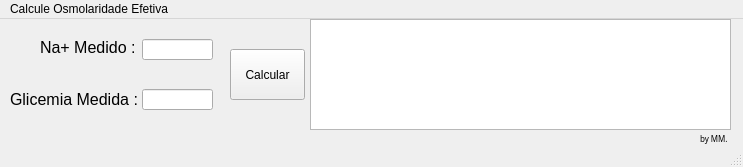
<?xml version="1.0" encoding="UTF-8"?>
<ui version="4.0">
 <class>MainWindow</class>
 <widget class="QMainWindow" name="MainWindow">
  <property name="geometry">
   <rect>
    <x>0</x>
    <y>0</y>
    <width>743</width>
    <height>167</height>
   </rect>
  </property>
  <property name="windowTitle">
   <string>MainWindow</string>
  </property>
  <widget class="QWidget" name="centralwidget">
   <widget class="QPushButton" name="calcule_btn">
    <property name="geometry">
     <rect>
      <x>230</x>
      <y>30</y>
      <width>75</width>
      <height>51</height>
     </rect>
    </property>
    <property name="text">
     <string>Calcular</string>
    </property>
   </widget>
   <widget class="QLabel" name="na_medido_lbl">
    <property name="geometry">
     <rect>
      <x>40</x>
      <y>20</y>
      <width>101</width>
      <height>16</height>
     </rect>
    </property>
    <property name="font">
     <font>
      <pointsize>12</pointsize>
     </font>
    </property>
    <property name="contextMenuPolicy">
     <enum>Qt::DefaultContextMenu</enum>
    </property>
    <property name="text">
     <string>Na+ Medido :</string>
    </property>
   </widget>
   <widget class="QLabel" name="glicemia_medida_lbl">
    <property name="geometry">
     <rect>
      <x>10</x>
      <y>70</y>
      <width>131</width>
      <height>20</height>
     </rect>
    </property>
    <property name="font">
     <font>
      <pointsize>12</pointsize>
     </font>
    </property>
    <property name="text">
     <string>Glicemia Medida :</string>
    </property>
   </widget>
   <widget class="QLineEdit" name="na_medido_linedit">
    <property name="geometry">
     <rect>
      <x>142</x>
      <y>20</y>
      <width>71</width>
      <height>21</height>
     </rect>
    </property>
   </widget>
   <widget class="QLineEdit" name="glicemia_medida_linedit">
    <property name="geometry">
     <rect>
      <x>142</x>
      <y>70</y>
      <width>71</width>
      <height>21</height>
     </rect>
    </property>
   </widget>
   <widget class="QPlainTextEdit" name="result_osmolaridade_text">
    <property name="geometry">
     <rect>
      <x>310</x>
      <y>0</y>
      <width>421</width>
      <height>111</height>
     </rect>
    </property>
   </widget>
   <widget class="QLabel" name="label">
    <property name="geometry">
     <rect>
      <x>700</x>
      <y>110</y>
      <width>31</width>
      <height>20</height>
     </rect>
    </property>
    <property name="font">
     <font>
      <family>Bahnschrift Light</family>
      <pointsize>6</pointsize>
     </font>
    </property>
    <property name="text">
     <string>by MM.</string>
    </property>
   </widget>
  </widget>
  <widget class="QMenuBar" name="menubar">
   <property name="geometry">
    <rect>
     <x>0</x>
     <y>0</y>
     <width>743</width>
     <height>22</height>
    </rect>
   </property>
   <widget class="QMenu" name="menuCalcule_Osmolaridade">
    <property name="title">
     <string>Calcule Osmolaridade Efetiva</string>
    </property>
   </widget>
   <addaction name="menuCalcule_Osmolaridade"/>
  </widget>
  <widget class="QStatusBar" name="statusbar"/>
 </widget>
 <resources/>
 <connections/>
</ui>
